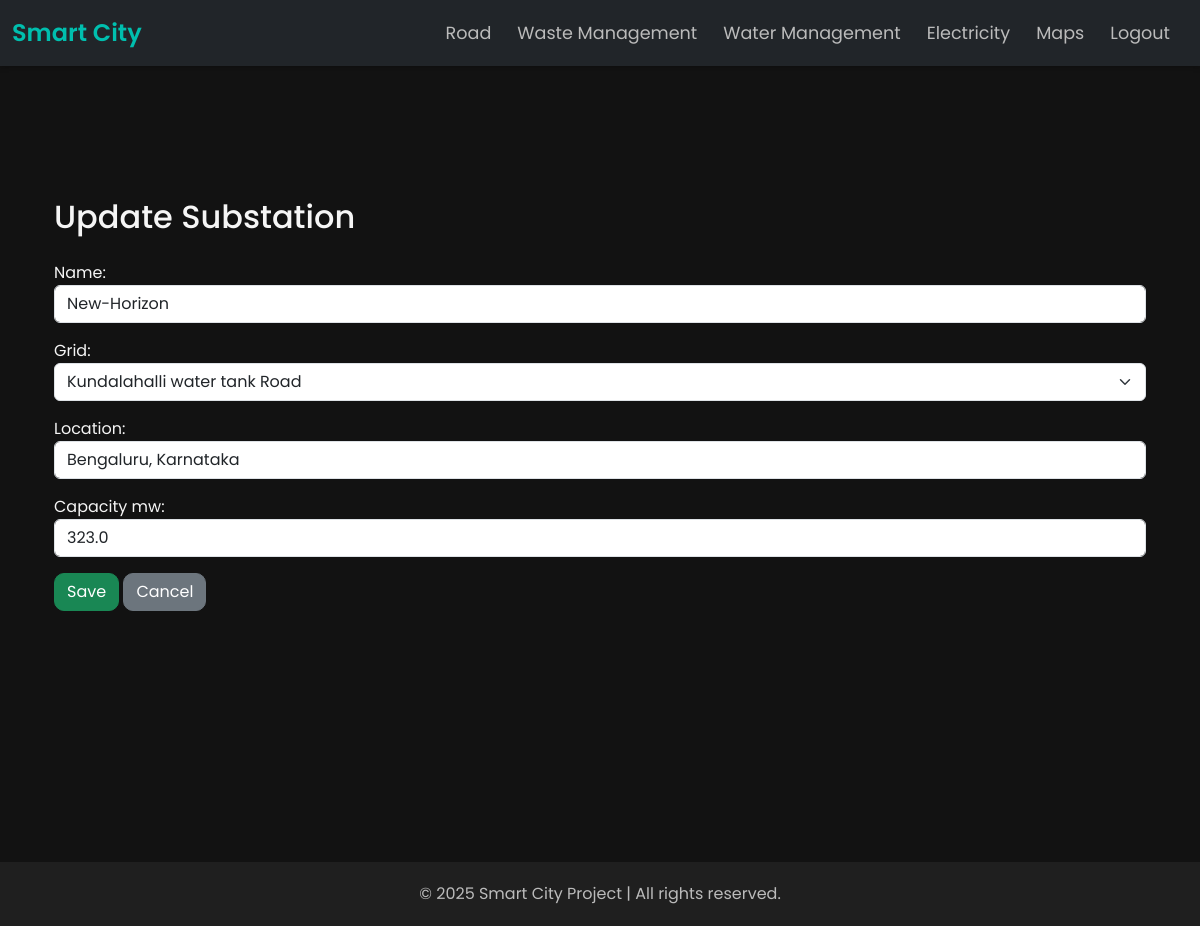
/electricity/substations/2/edit/, run on the app's committed database.
### electricity/models.py (models this page shows, shortened)
class Substation(models.Model):
    name = models.CharField(max_length=100)
    grid = models.ForeignKey(Grid, on_delete=models.CASCADE)
    location = models.CharField(max_length=255)
    capacity_mw = models.FloatField()

class Grid(models.Model):
    name = models.CharField(max_length=100)
    region = models.CharField(max_length=100)
    capacity_mw = models.FloatField()  # Maximum capacity in megawatts
    status = models.CharField(max_length=50, choices=[('Active', 'Active'), ('Maintenance', 'Maintenance')])
    def __str__(self):
        return self.name

### electricity/views.py (the view)
# urls.py: path('substations/<int:pk>/edit/', views.substation_update, name='substation_update'),
def substation_update(request, pk):
    substation = get_object_or_404(Substation, pk=pk)
    if request.method == 'POST':
        form = SubstationForm(request.POST, instance=substation)
        if form.is_valid():
            form.save()
            return redirect('electricity:substation_list')
    else:
        form = SubstationForm(instance=substation)
    return render(request, 'electricity/substation_form.html', {'form': form})

### electricity/forms.py
class SubstationForm(forms.ModelForm):
    class Meta:
        model = Substation
        fields = ['name', 'grid', 'location', 'capacity_mw']
        widgets = {
            'name': forms.TextInput(attrs={'class': 'form-control'}),
            'grid': forms.Select(attrs={'class': 'form-select'}),
            'location': forms.TextInput(attrs={'class': 'form-control'}),
            'capacity_mw': forms.NumberInput(attrs={'class': 'form-control', 'step': '0.1'}),
        }

### electricity/templates/electricity/substation_form.html (shortened to what this page needs)
{% extends 'base_generic.html' %}
{% block content %}
<div class="container mt-5">
  <h2 class="mb-4">{{ form.instance.pk|yesno:"Update Substation,Add New Substation" }}</h2>
  <form method="post">
    {{ form.as_p }}
    <button type="submit" class="btn btn-success">Save</button>
    <a href="{% url 'electricity:substation_list' %}" class="btn btn-secondary">Cancel</a>
  </form>
</div>
{% endblock %}

### templates/base_generic.html (style rules this page uses)
body { background-color: #121212; font-family: 'Poppins', sans-serif; color: #f5f5f5; margin: 0; }
.container { min-height: 80vh; padding-top: 30px; padding-bottom: 30px; }
.btn { border-radius: 10px; transition: all 0.3s ease; }
.navbar, .container, .footer { animation: fadeIn 0.8s ease-out; }

### data on the page
Substation: instance.pk "Update Substation", name "New-Horizon", grid "Kundalahalli water tank Road", location "Bengaluru, Karnataka", capacity_mw "323.0"
